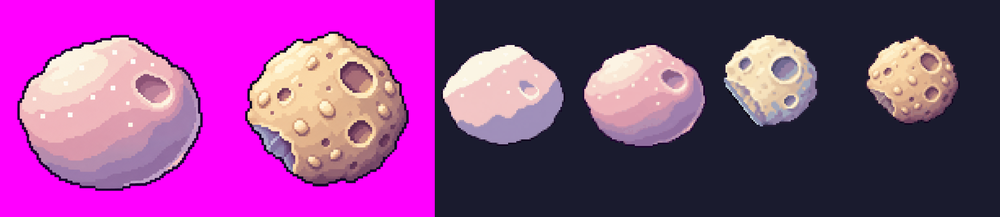
#> input picture art-src/asteroids/work/cmp2.png, 1000 x 217 px, shrunk from 1840 x 400 before the run
$ python restore_blush.py ../work/cmp2.png ../work/crumb1-a.png ../work/crumb1-a.png 1.0
#> lines starting #> are read from the running program, lines starting #| are printed output that depends on the picture
"""Re-paint the sleepy rock's cheek blush, which colour quantization drops at small sizes.

Blush pixels are found in the raw generation (warm pink: r-b > 40, r-g > 45, r > 170), the raw
subject bbox is mapped linearly onto the output sprite's bbox, and every output pixel whose
footprint is >= `frac` blush (and has a painted 4-neighbour, so no strays) is set to the mean raw blush colour (blended 80/20 with the mean skin under it). Only opaque pixels are touched.

Usage: python restore_blush.py <raw.png> <sprite.png> <out.png> [frac=0.3]
"""
import sys
from PIL import Image

raw_p, spr_p, out_p = sys.argv[1:4]
frac = float(sys.argv[4]) if len(sys.argv) > 4 else 0.3
raw = Image.open(raw_p).convert("RGB")
spr = Image.open(spr_p).convert("RGBA")
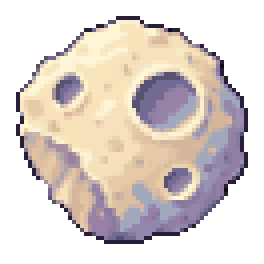
#> input picture art-src/asteroids/work/crumb1-a.png, 66 x 66 px (shown 4 times larger)
#> spr is the input picture: PIL image 66x66 RGBA; mean R, G, B, A 111.5, 101.6, 96.7, 144.5
rp, sp = raw.load(), spr.load()
rw, rh = raw.size
#> rw = 1000; rh = 217

def is_bg(p):
    return (255 - p[0]) + p[1] + (255 - p[2]) <= 90

def is_blush(p):
    r, g, b = p
    return r > 170 and r - b > 40 and r - g > 45 and not is_bg(p)

xs = [x for x in range(0, rw, 2) for y in range(0, rh, 8) if not is_bg(rp[x, y])]
#> xs = 10450 values from 18 to 998
ys = [y for y in range(0, rh, 2) for x in range(0, rw, 8) if not is_bg(rp[x, y])]
#> ys = 10167 values from 0 to 216
rx0, rx1, ry0, ry1 = min(xs), max(xs) + 1, min(ys), max(ys) + 1
#> rx0 = 18; rx1 = 999; ry0 = 0; ry1 = 217
sx0, sy0, sx1, sy1 = spr.getbbox()
#> sx0 = 4; sy0 = 4; sx1 = 62; sy1 = 61
fx, fy = (rx1 - rx0) / (sx1 - sx0), (ry1 - ry0) / (sy1 - sy0)
#> fx = 16.91; fy = 3.81
acc, n, painted = [0, 0, 0], 0, []
for y in range(sy0, sy1):
    for x in range(sx0, sx1):
        if sp[x, y][3] == 0:
            continue
        ax, ay = int(rx0 + (x - sx0) * fx), int(ry0 + (y - sy0) * fy)
        hits = tot = 0
        for yy in range(ay, int(ay + fy)):
            for xx in range(ax, int(ax + fx)):
                tot += 1
                p = rp[xx, yy]
                if is_blush(p):
                    hits += 1
                    acc = [acc[0] + p[0], acc[1] + p[1], acc[2] + p[2]]
                    n += 1
        if tot and hits / tot >= frac:
            painted.append((x, y))
ps = set(painted)
painted = [(x, y) for x, y in painted if any(q in ps for q in ((x + 1, y), (x - 1, y), (x, y + 1), (x, y - 1)))]
col = tuple(round(c / max(n, 1)) for c in acc) + (255,)
under = [sp[x, y] for x, y in painted]
if under:
    mu = [sum(u[i] for u in under) / len(under) for i in range(3)]
    col = tuple(round(0.8 * col[i] + 0.2 * mu[i]) for i in range(3)) + (255,)
for x, y in painted:
    sp[x, y] = col
#> this loop made 70 passes
#> (x, y) on passes 1 to 12: (11, 19), (11, 20), (10, 22), (10, 23), (9, 28), (40, 28), (9, 29), (10, 29), (40, 29), (9, 30), (10, 30), (40, 30)
spr.save(out_p, optimize=True)
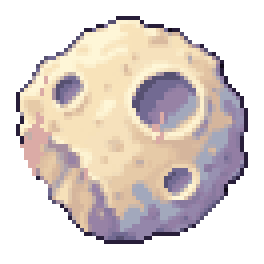
#> saved as crumb1-a.png: PIL image 66x66 RGBA (shown 4 times larger); mean R, G, B, A 111.9, 101.5, 96.8, 144.5; transparent parts drawn white
print(f"wrote {out_p}: blush {col[:3]} on {len(painted)} px")
#| wrote ../work/crumb1-a.png: blush (219, 171, 166) on 70 px
